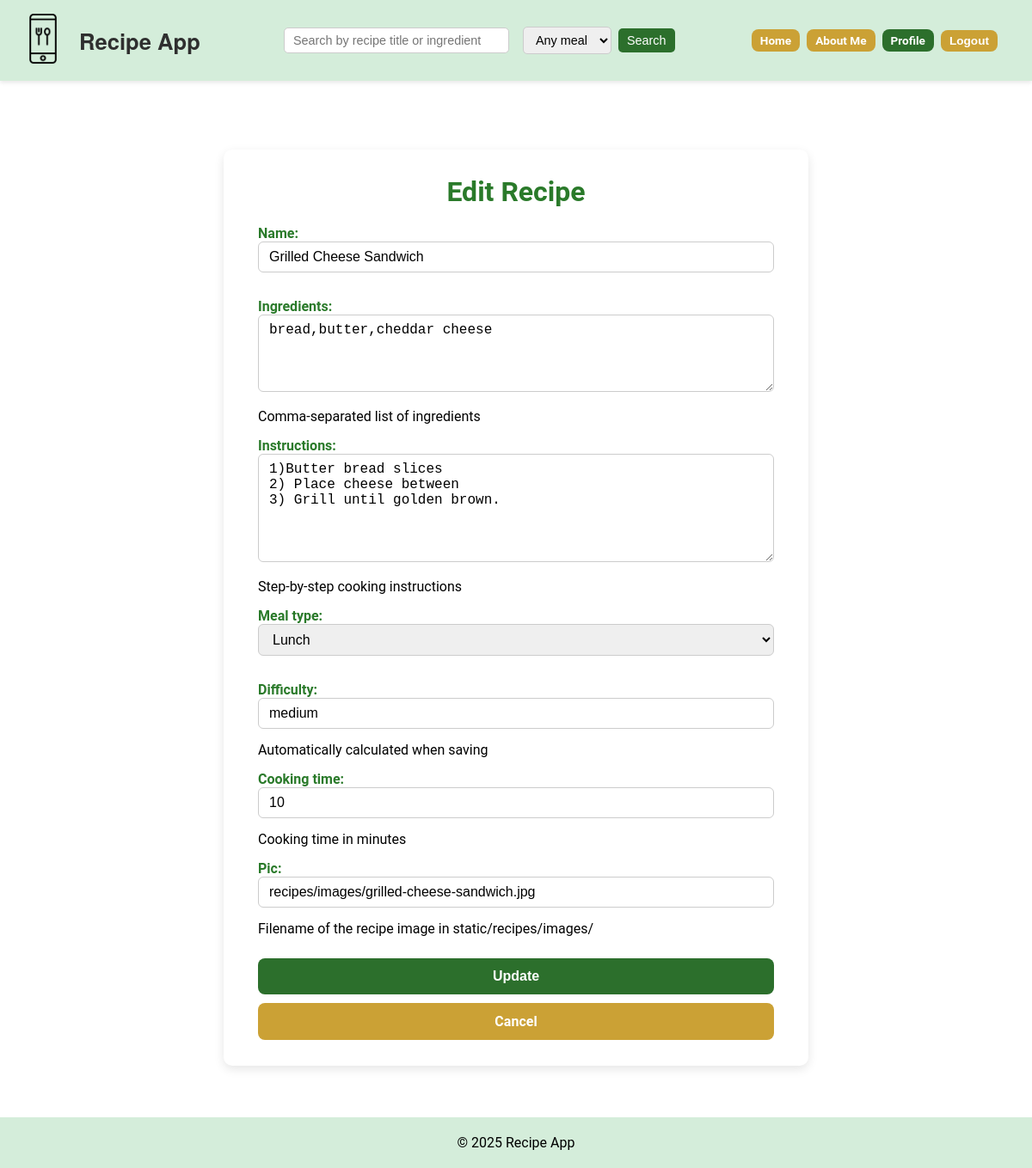
Screenshot of /users/recipes/16/edit/ (signed in) with the database file from the repository.
### recipes/models.py (models this page shows, shortened)
class Recipe(models.Model):
    MEAL_TYPE_CHOICES = [
        ("breakfast", "Breakfast"),
        ("lunch", "Lunch"),
        ("dinner", "Dinner"),
        ("snack", "Snack"),
        ("drink", "Drink"),
        ("dessert", "Dessert"),
    ]
    name = models.CharField(max_length=50)
    description = models.TextField(
        blank=True,
        help_text="Short description of the recipe"
    )
    instructions = models.TextField(
        blank=True,
        help_text="Step-by-step cooking instructions"
    )
    ingredients = models.TextField(
        help_text="Comma-separated list of ingredients"
    )
    prep_time = models.PositiveIntegerField(
        help_text="Preparation time in minutes",
        default=5
    )
    cooking_time = models.PositiveIntegerField(
        help_text="Cooking time in minutes"
    )
    difficulty = models.CharField(
        max_length=20,
        blank=True,
        help_text="Automatically calculated when saving"
    )
    meal_type = models.CharField(
        max_length=20,
        choices=MEAL_TYPE_CHOICES,
        default="dinner"
    )
    pic = models.CharField(
    max_length=100,
    default="no_picture.jpg",
    help_text="Filename of the recipe image in static/recipes/images/"
)
    created_by = models.ForeignKey(
        User,
        on_delete=models.CASCADE,
        null=True,      # allows NULL for legacy rows
        blank=True,     # allows blank in forms
        related_name="recipes_created"
    )

### users/views.py (the view)
# urls.py: path('recipes/<int:recipe_id>/edit/', views.edit_recipe, name='edit_recipe'),
@login_required
def edit_recipe(request, recipe_id):
    recipe = get_object_or_404(Recipe, pk=recipe_id, created_by=request.user)
    if request.method == "POST":
        form = RecipeForm(request.POST, request.FILES, instance=recipe)
        if form.is_valid():
            form.save()
            messages.success(request, "Recipe updated successfully!")
            return redirect("users:my_recipes")
        else:
            messages.error(request, "Please correct the errors below.")
    else:
        form = RecipeForm(instance=recipe)
    return render(request, "users/add_recipe.html", {"form": form, "is_edit": True})

### recipes/forms.py
class RecipeForm(forms.ModelForm):
    class Meta:
        model = Recipe
        fields = [
            "name", "ingredients", "instructions",
            "meal_type", "difficulty", "cooking_time", "pic"
        ]
        widgets = {
            "ingredients": forms.Textarea(attrs={"rows": 4}),
            "instructions": forms.Textarea(attrs={"rows": 6}),
        }

### users/templates/users/add_recipe.html (shortened to what this page needs)
{% extends "base.html" %}
{% load static %}
{% block content %}
<div class="recipe-form-page">
    <div class="recipe-form-card">
        <h2>{% if form.instance.pk %}Edit{% else %}Add New{% endif %} Recipe</h2>
        <form method="post" enctype="multipart/form-data">
            {{ form.as_p }}
            <button type="submit" class="btn btn-success">{% if form.instance.pk %}Update{% else %}Save{% endif %}</button>
            <a href="{% url 'users:my_recipes' %}" class="btn btn-secondary">Cancel</a>
        </form>
    </div>
</div>
{% endblock %}

### recipes/static/recipes/css/styles.css (style rules this page uses)
body, h1, h2, h3, p, a { font-family: 'Roboto', sans-serif; margin: 0; padding: 0; }
a { text-decoration: none; color: #2c6f2c; font-weight: bold; }
.recipe-form-page { display: flex; justify-content: center; align-items: flex-start; padding: 40px 20px; }
.recipe-form-card { background-color: #fff; padding: 30px 40px; border-radius: 10px; box-shadow: 0 4px 12px rgba(0,0,0,0.1); max-width: 600px; width: 100%; }
.recipe-form-card h2 { font-size: 2rem; color: #2a7a2a; margin-bottom: 20px; text-align: center; }
.recipe-form-card form { display: flex; flex-direction: column; }
.recipe-form-card form p { margin-bottom: 15px; }
.recipe-form-card label { font-weight: bold; margin-bottom: 5px; color: #2a7a2a; }
.recipe-form-card input, .recipe-form-card textarea, .recipe-form-card select { width: 100%; padding: 8px 12px; margin-bottom: 15px; border: 1px solid #ccc; border-radius: 6px; font-size: 1rem; box-sizing: border-box; }
.btn { display: inline-flex; align-items: center; justify-content: center; padding: 10px 18px; height: auto; border-radius: 8px; font-weight: bold; font-size: 1rem; text-decoration: none; border: none; cursor: pointer; transition: background-color 0.2s ease, transform 0.1s ease; }
.recipe-form-card .btn-success, .recipe-form-card .btn-secondary { width: 100%; padding: 12px; font-size: 1rem; display: inline-flex; align-items: center; justify-content: center; text-align: center; box-sizing: border-box; margin-top: 10px; }
.recipe-form-card .btn-success, .profile-form button.btn-profile { background-color: #2c6f2c; color: #fff; }
.recipe-form-card .btn-secondary, .profile-form .btn-back { background-color: #CBA135; color: #fff; }

### rows the page displays
Recipe: name "Grilled Cheese Sandwich", ingredients "bread,butter,cheddar cheese", instructions "1)Butter bread slices 2) Place cheese between 3) Grill until golden brown.", meal_type "Lunch", difficulty "medium", cooking_time "10", pic "recipes/images/grilled-cheese-sandwich.jpg"
